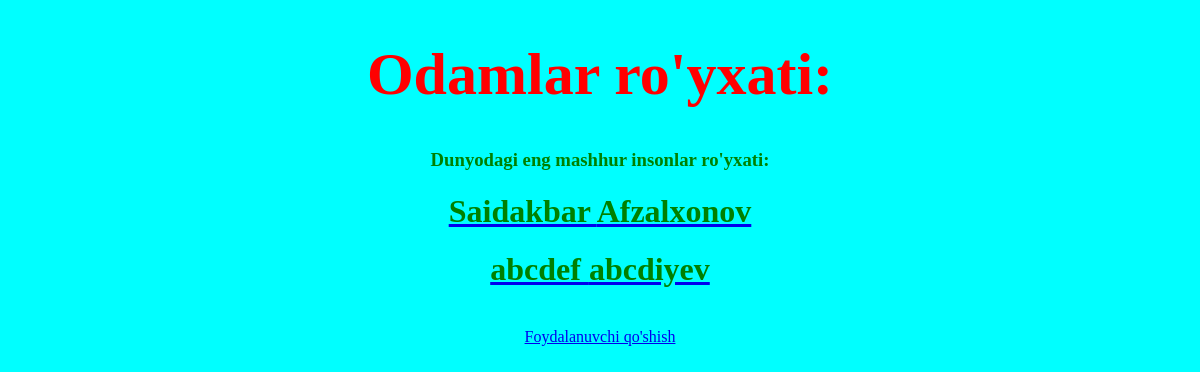
Before: /start/ with the older database file.
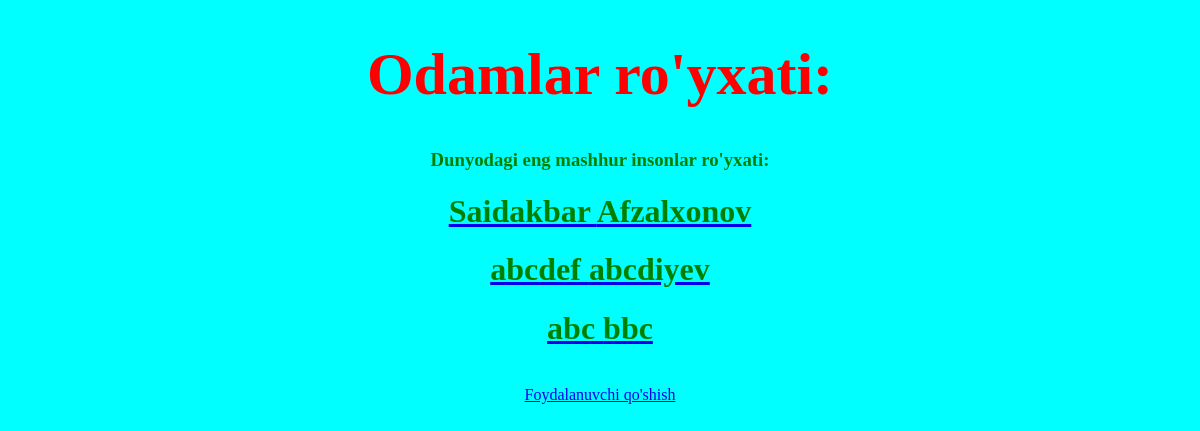
After: the same page with the newer database file.
### app/models.py (models this page shows, shortened)
class User(models.Model):
    ism=models.CharField(max_length=50,blank=False)
    familiya=models.CharField(max_length=50,blank=False)
    yosh=models.PositiveIntegerField(default=15,blank=True)
    picture=models.ImageField(upload_to='images/',default='images/default.jpg',blank=True)
    slug=models.SlugField(unique=True,blank=True)
    import uuid

### app/views.py (the view)
# urls.py: path("",views.UserListView.as_view(),name='user_list'),
class UserListView(ListView):
    model = User
    template_name = 'app/index.html'
    context_object_name = 'users'

### templates/app/index.html
{% extends 'app/base.html' %}
{%block content %}
    {% include 'app/navbar.html' %}
    {% for user in users %}
        <a href="{% url 'user_view' user.slug %}"><h1 class="abc">{{user.ism}} {{user.familiya}}</h1></a>
    {%endfor%}
    <br>
    <div class="ggs"><a href="{% url 'create_user' %}">Foydalanuvchi qo'shish</a></div>
{%endblock%}

Changed rows visible on the page:
added User: ism "abc", familiya "bbc"
